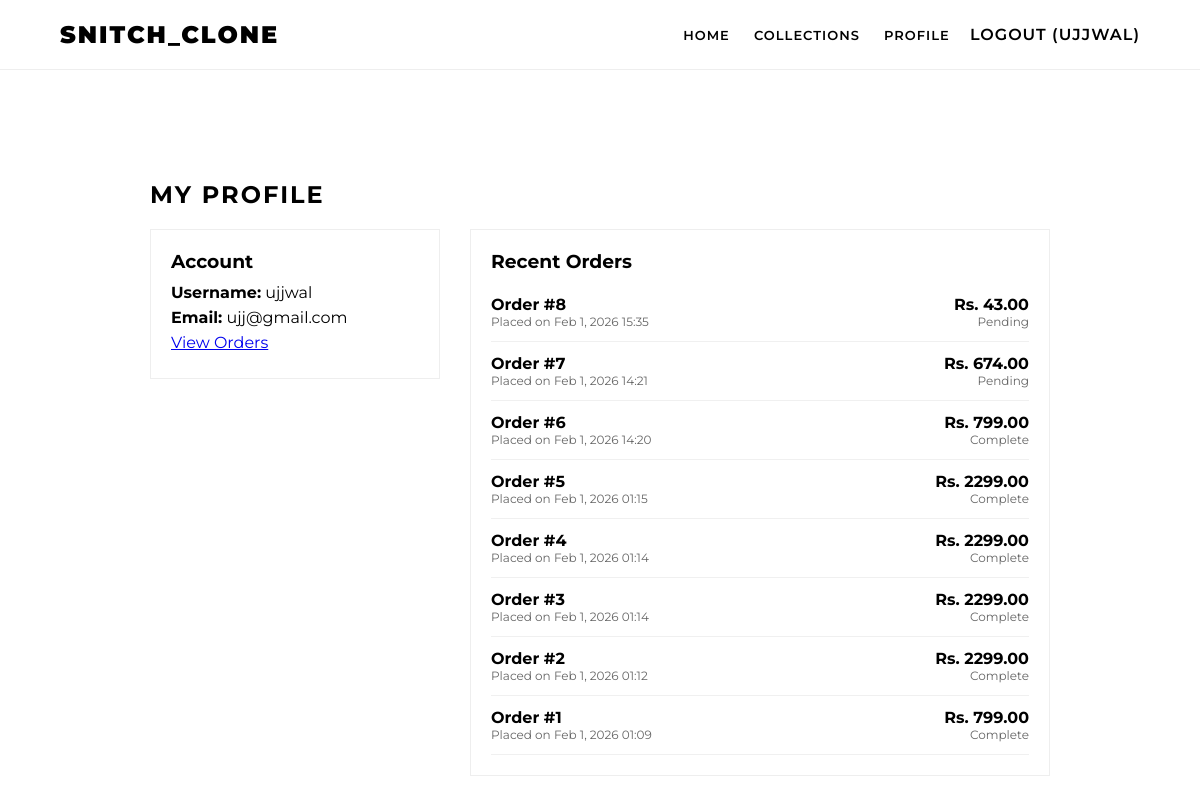
/profile/ (signed in), run on the app's committed database.
### store/models.py (models this page shows, shortened)
class Order(models.Model):
    user = models.ForeignKey(User, on_delete=models.CASCADE)
    total_price = models.DecimalField(max_digits=10, decimal_places=2)
    created_at = models.DateTimeField(auto_now_add=True)
    complete = models.BooleanField(default=False)

### store/views.py (the view)
# urls.py: path('profile/', views.profile, name='profile'),
@login_required(login_url='login')
def profile(request):
    orders = Order.objects.filter(user=request.user).order_by('-created_at')
    return render(request, 'profile.html', {'orders': orders})

### templates/profile.html
{% extends "base.html" %}
{% block content %}
<div style="max-width:900px; margin:60px auto; padding:30px;">
    <h2 style="text-transform:uppercase; letter-spacing:2px;">My Profile</h2>
    <div style="display:flex; gap:30px; margin-top:20px;">
        <div style="flex:1; min-width:220px;">
            <div style="padding:20px; border:1px solid #eee;">
                <h3 style="margin:0 0 10px 0;">Account</h3>
                <p style="margin:6px 0;"><strong>Username:</strong> {{ user.username }}</p>
                <p style="margin:6px 0;"><strong>Email:</strong> {{ user.email }}</p>
                <p style="margin:6px 0;"><a href="{% url 'my_orders' %}">View Orders</a></p>
            </div>
        </div>
        <div style="flex:2;">
            <div style="padding:20px; border:1px solid #eee;">
                <h3 style="margin:0 0 10px 0;">Recent Orders</h3>
                {% if orders %}
                    <ul style="list-style:none; padding:0; margin:0;">
                        {% for o in orders %}
                        <li style="padding:12px 0; border-bottom:1px solid #f0f0f0;">
                            <div style="display:flex; justify-content:space-between;">
                                <div>
                                    <strong>Order #{{ o.id }}</strong>
                                    <div style="font-size:12px; color:#666;">Placed on {{ o.created_at|date:"M j, Y H:i" }}</div>
                                </div>
                                <div style="text-align:right;">
                                    <div style="font-weight:700;">Rs. {{ o.total_price }}</div>
                                    <div style="font-size:12px; color:#666;">{% if o.complete %}Complete{% else %}Pending{% endif %}</div>
                                </div>
                            </div>
                        </li>
                        {% endfor %}
                    </ul>
                {% else %}
                    <p style="color:#666;">You have no orders yet.</p>
                {% endif %}
            </div>
        </div>
    </div>
</div>
{% endblock %}

### templates/base.html (shortened to what this page needs)
{% load static %}
<!DOCTYPE html>
<html>
<head>
    <link rel="stylesheet" href="{% static 'css/store_style.css' %}">
</head>
<body>
    <nav>
        <a href="/" class="logo">SNITCH_CLONE</a>
        <div class="nav-links">
            <a href="{% url 'home' %}">Home</a>
            <a href="#">Collections</a>
            {% if user.is_authenticated %}
                <a href="{% url 'profile' %}" style="margin-left:20px; font-weight:600; letter-spacing:1px; text-transform:uppercase; text-decoration:none; color:inherit;">Profile</a>
                <form method="post" action="{% url 'logout' %}" style="display:inline; margin:0;">
                    <button type="submit" style="background:transparent; border:none; color:inherit; font:inherit; cursor:pointer; padding:0; margin-left:16px; text-transform:uppercase; font-weight:600; letter-spacing:1px;">Logout ({{ user.username }})</button>
                </form>
            {% else %}
                <a href="{% url 'login' %}">Login</a>
            {% endif %}
        </div>
    </nav>
    {% block content %}{% endblock %}
</body>
</html>

### static/css/store_style.css (style rules this page uses)
:root { --black: #000000; --white: #ffffff; --grey: #f5f5f5; --light-border: #eeeeee; }
body { font-family: 'Montserrat', sans-serif; margin: 0; background-color: var(--white); color: var(--black); text-rendering: optimizeLegibility; }
nav { display: flex; justify-content: space-between; align-items: center; padding: 15px 5%; background: var(--white); border-bottom: 1px solid var(--light-border); position: sticky; top: 0; z-index: 1000; }
.logo { font-weight: 900; font-size: 26px; letter-spacing: 4px; text-decoration: none; color: var(--black); }
.nav-links a { text-decoration: none; color: var(--black); margin-left: 25px; font-size: 12px; font-weight: 600; text-transform: uppercase; letter-spacing: 1px; }

### templates/base.html (style rules this page uses)
body { font-family: 'Montserrat', sans-serif; margin: 0; background: #fff; }
nav { display: flex; justify-content: space-between; padding: 20px 5%; border-bottom: 1px solid #eee; position: sticky; top: 0; background: white; z-index: 100; }
.logo { font-weight: 900; font-size: 24px; letter-spacing: 2px; text-decoration: none; color: #000; }
.nav-links a { text-decoration: none; color: #000; margin-left: 20px; font-size: 13px; text-transform: uppercase; }

### data on the page
Order: id "8", created_at "Feb 1, 2026 15:35", total_price "43.00", complete "Pending"
Order: id "7", created_at "Feb 1, 2026 14:21", total_price "674.00", complete "Pending"
Order: id "6", created_at "Feb 1, 2026 14:20", total_price "799.00", complete "Complete"
Order: id "5", created_at "Feb 1, 2026 01:15", total_price "2299.00", complete "Complete"
Order: id "4", created_at "Feb 1, 2026 01:14", total_price "2299.00", complete "Complete"
Order: id "3", created_at "Feb 1, 2026 01:14", total_price "2299.00", complete "Complete"
Order: id "2", created_at "Feb 1, 2026 01:12", total_price "2299.00", complete "Complete"
Order: id "1", created_at "Feb 1, 2026 01:09", total_price "799.00", complete "Complete"

### other printed values
{{ user.username }} "UJJWAL"
{{ user.username }} "ujjwal"
{{ user.email }} "ujj@gmail.com"
